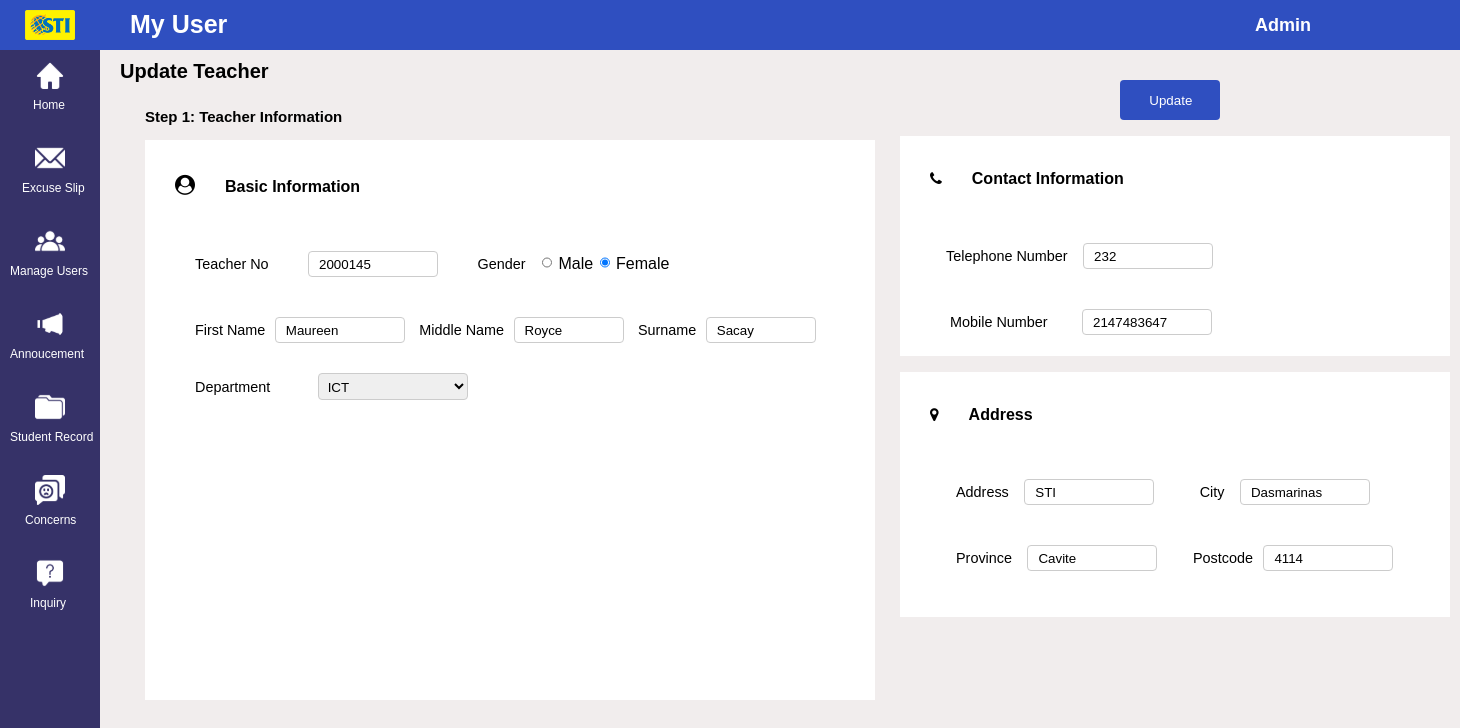
/Admin/Teacher_Update.php?id=2000145, run on the app's committed database.
### tables this page shows
CREATE TABLE `teacher` (
  `Teacher_ID` int(255) NOT NULL,
  `First_Name` varchar(500) NOT NULL,
  `Middle_Initial` varchar(500) NOT NULL,
  `Last_Name` varchar(500) NOT NULL,
  `Department` varchar(500) NOT NULL,
  `Gender` varchar(100) NOT NULL,
  `Address` varchar(500) NOT NULL,
  `City` varchar(200) NOT NULL,
  `Province` varchar(200) NOT NULL,
  `Postcode` int(100) NOT NULL,
  `Telephone_No` int(50) NOT NULL,
  `Mobile_No` int(50) NOT NULL
);

### Admin/Teacher_Update.php (the view, shortened to what this page needs)
<?php
require 'config.php';
?>
<html lang="en">
<head>
    <link rel="stylesheet" href="MyUserTechUpdate.css">
    <link rel="stylesheet" href="https://stackpath.bootstrapcdn.com/font-awesome/4.7.0/css/font-awesome.min.css">
</head>
<body>
    <div class="container">
        <div class="navigation">
            <ul>
                <li>
                    <a href="">
                    </a>
                </li>
                <li>
                    <a href="dash.php">
                    <span class="icon"><img src="images/sidebar_menu/Home.svg" alt=""></span>
                    <span class="title1" ><br>Home</span>
                    </a>
                </li>
                <li>
                    <a href="Lists_of_Excuse_Letter.php">
                    <span class="icon"><img src="images/sidebar_menu/Excuse_slip.svg" alt=""></span>
                    <span class="title2" ><br>Excuse Slip</span>
                    </a>
                </li>
                <li>
                    <a href="Manage_User.php">
                    <span class="icon"><img src="images/sidebar_menu/Manage_Users.svg" alt=""></span>
                    <span class="title" ><br>Manage Users</span>
                    </a>
                </li>
                <li>
                    <a href=Lists_of_Announcement.php">
                    <span class="icon"><img src="images/sidebar_menu/Announcement.svg" alt=""></span>
                    <span class="title" ><br>Annoucement</span>
                    </a>
                </li>
                <li>
                    <a href="Student_Record.php">
                    <span class="icon"><img src="images/sidebar_menu/Student_Record.svg" alt=""></span>
                    <span class="title" ><br>Student Record</span>
                    </a>
                </li>
                <li>
                    <a href="Lists_of_Concerns.php">
                    <span class="icon"><img src="images/sidebar_menu/Concerns.svg" alt=""></span>
                    <span class="title3" ><br>Concerns</span>
                    </a>
                </li>
                <li>
                    <a href="List_of_Inquiries.php">
                    <span class="icon"><img src="images/sidebar_menu/Inquiry.svg" alt=""></span>
                    <span class="title4" ><br>Inquiry</span>
                    </a>
                </li>
            </ul>
        </div>
        <div class="main">
            <span id="logo"><img src="images/sti_logo.png" alt=""></span>
            <div class="topbar">
                <div class="toptitle">
                    <h2>My User</h2>
                </div>
                <div class="icons">
                </div>
                <div class="icons1">
                    <h3>Admin</h3>
                    <i class="fa fa-angle-down"></i></div>
                </div>
                </div>
                <div class="main1">
                    <div class="title2">
                      <h1>Update Teacher</h1>
                     <h4> Step 1: Teacher Information</h4>
                     <span class="create">
                     <form action="code.php" method="POST">
                            <input type="submit" name="update_teacher" class="btn btn-primary btn-lg" value="Update" style="position: relative; margin-top: -80px; margin-left: 1000px; ">
                        </span>
                    </div>
                    <div class="bsinfo">
                                <h4><i class='fa fa-user-circle'></i>Basic Information</h4>
                                <div class="info">
                                <?php
                                    if(isset($_GET['id']))
                                    {
                                        $teacher_id = mysqli_real_escape_string($link, $_GET['id']);
                                        $query = "SELECT * FROM teacher WHERE Teacher_ID='$teacher_id' ";
                                        $query_run = mysqli_query($link, $query);
                                        if(mysqli_num_rows($query_run) > 0)
                                        {
                                            $teacher = mysqli_fetch_array($query_run);
                                            ?>
                                <label for="TeacherNo">Teacher No</label> <span id="btk"> <input type="text" placeholder="" name="teacher_id" value="<?= $teacher['Teacher_ID']; ?>" readonly></span>
                                <label for="Gender">Gender</label>
                                <input type="radio" name="tgender" value="Male"
                                <?php
                                    if($teacher['Gender'] == "Male")
                                    {
                                        echo "checked";
                                    }
                                ?>> Male
                                <input type="radio" name="tgender" value="Female"
                                <?php
                                    if($teacher['Gender'] == "Female")
                                    {
                                        echo "checked";
                                    }
                                ?>> Female
                                <br>
                                <label for="firstname">First Name</label> <span id="btk"> <input type="text" placeholder="" name="tfirstname" value="<?= $teacher['First_Name']; ?>"></span>
                            <label for="MI">Middle Name</label> <span id="btk"> <input type="text2" placeholder="" name="tmiddlename" value="<?= $teacher['Middle_Initial']; ?>"></span>
                                <label for="Surname">Surname</label> <span id="btk"> <input type="text3" placeholder="" name="tlastname" value="<?= $teacher['Last_Name']; ?>"></span>
                            <label for="Strand">Department</label>
                        <label for="Strand" name = "Department"></label>
                        <select class="Strand" name="Department">
                            <option value="ICT"
                            <?php
                                if($teacher['Department'] == "ICT")
                                {
                                    echo "selected";
                                }
                            ?>>ICT</option>
                        </select>
                                </div>
                            </div>
                        </div>
                        </div>
        <br>
                        <div class="bsinfo1" >
                                <h4><i class="fa fa-phone" style="font-size:15px"></i>Contact Information</h4>
                                <div class="info">
                                <label for="Telephone">Telephone Number</label> <span id="btk"> <input type="text" placeholder="" name="ttelno" value="<?= $teacher['Telephone_No']; ?>"></span>
                                <br>
                                    <label for="Mobile">Mobile Number</label> <span id="btk"> <input type="text" placeholder="" name="tmobileno" value="<?= $teacher['Mobile_No']; ?>"></span>
                            </div>
                        </div>
        <br>
                        <div class="bsinfo2">
                                <h4><i class="fa fa-map-marker" style="font-size:15px"> </i>Address</h4>
                                <div class="info">
                                <label for="Address">Address</label> <span id="btk"> <input type="text" placeholder="" name="taddress" value="<?= $teacher['Address']; ?>"></span>
                                    <label for="City">City</label> <span id="btk"> <input type="text" placeholder="" name="tcity" value="<?= $teacher['City']; ?>"></span>
                            <br><label for="Province">Province</label> <span id="btk"> <input type="text" placeholder="" name="tprovince" value="<?= $teacher['Province']; ?>"></span>
                            <label for="Postcode">Postcode</label> <span id="btk"> <input type="text" placeholder="" name="tpostcode" value="<?= $teacher['Postcode']; ?>"></span>
                            </div>
                        </div>
                            <?php
                        }
                        else
                        {
                            echo "<h4>No Such Id Found</h4>";
                        }
                    }
                    ?>
</body>
</html>

### data on the page
teacher: teacher_id "2000145", Gender "☑", tfirstname "Maureen", tmiddlename "Royce", tlastname "Sacay", Department "ICT", ttelno "232", tmobileno "2147483647", taddress "STI", tcity "Dasmarinas", tprovince "Cavite", tpostcode "4114"
